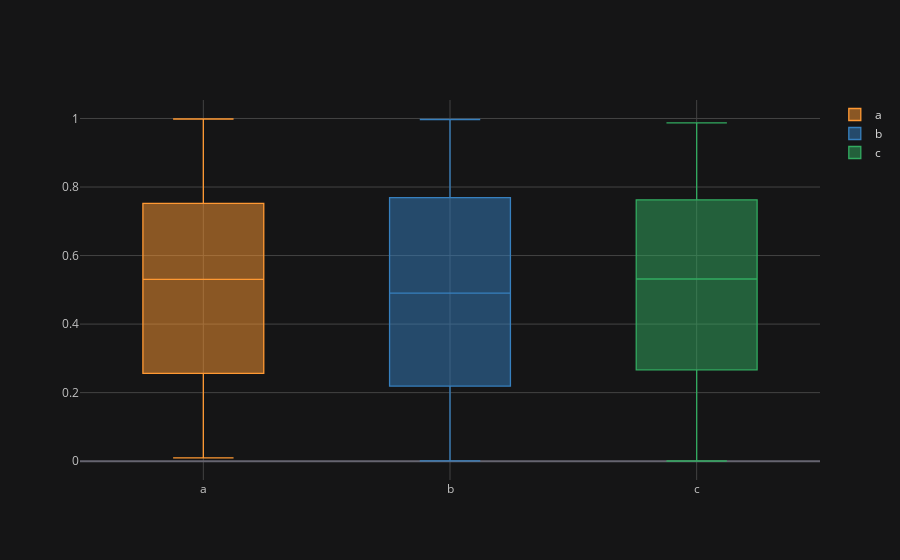

The code cell stored with this chart in its notebook:
### Code cell
df.iplot(kind='box')

### Figure 1 — Plotly figure (JSON) as saved in the notebook; plotly's stock layout.template omitted (floating-point values rounded to 4 significant figures; data arrays with more than 128 entries replaced by an {"elided": "..."} marker saying what was removed)
{"data": [{"boxpoints": false, "line": {"width": 1.3}, "marker": {"color": "rgba(255, 153, 51, 1.0)"}, "name": "a", "orientation": "v", "type": "box", "y": {"elided": "300 float values"}}, {"boxpoints": false, "line": {"width": 1.3}, "marker": {"color": "rgba(55, 128, 191, 1.0)"}, "name": "b", "orientation": "v", "type": "box", "y": {"elided": "300 float values"}}, {"boxpoints": false, "line": {"width": 1.3}, "marker": {"color": "rgba(50, 171, 96, 1.0)"}, "name": "c", "orientation": "v", "type": "box", "y": {"elided": "300 float values"}}], "layout": {"autosize": true, "legend": {"bgcolor": "#151516", "font": {"color": "#D9D9D9"}}, "paper_bgcolor": "#151516", "plot_bgcolor": "#151516", "title": {"font": {"color": "#D9D9D9"}}, "xaxis": {"autorange": true, "gridcolor": "#434343", "range": [-0.5, 2.5], "showgrid": true, "tickfont": {"color": "#C2C2C2"}, "title": {"font": {"color": "#D9D9D9"}, "text": ""}, "type": "category", "zerolinecolor": "#666570"}, "yaxis": {"autorange": true, "gridcolor": "#434343", "range": [-0.05494, 1.054], "showgrid": true, "tickfont": {"color": "#C2C2C2"}, "title": {"font": {"color": "#D9D9D9"}, "text": ""}, "type": "linear", "zerolinecolor": "#666570"}}}
